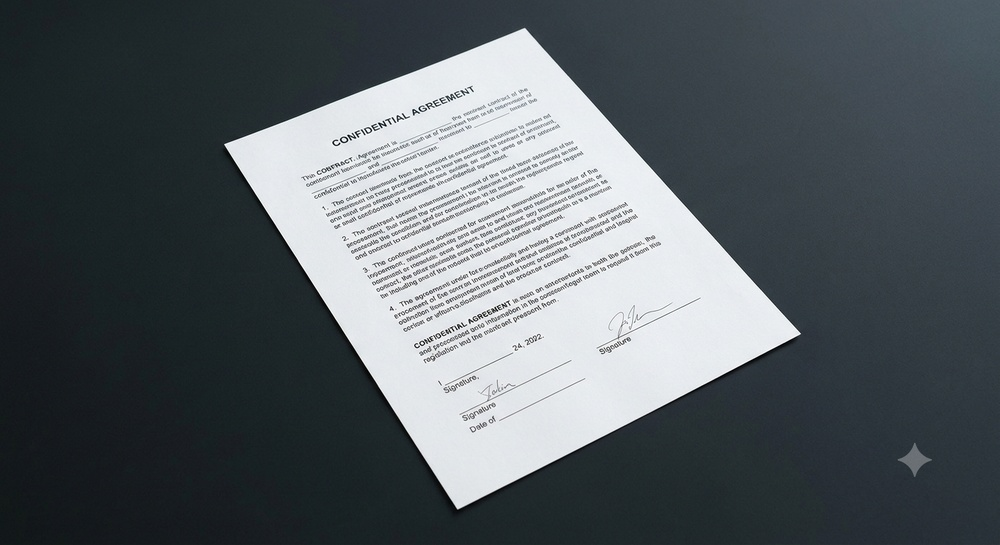
#> input picture Day-16/input/document.jpg, 1000 x 545 px, shrunk from 1408 x 768 before the run
$ python edge_detection.py   (older library calls are emulated)
#> lines starting #> are read from the running program, lines starting #| are printed output that depends on the picture; after the words box and inside, x2 and y2 are one past the last pixel; in counts of white or black regions, pixels touching at a corner belong together
import cv2
import numpy as np
import os

image_path = "input/document.jpg"
img = cv2.imread(image_path)
#> img is the input picture: shape (545, 1000, 3); mean B, G, R 98.9, 94.5, 87.4

if img is None:
    print(f"Error: could not read image at {image_path}")
else:
    os.makedirs("output", exist_ok=True)

    # 1. Convert to grayscale - edge detection works on single-channel intensity
    gray = cv2.cvtColor(img, cv2.COLOR_BGR2GRAY)
    cv2.imwrite("output/1_grayscale.jpg", gray)

    # 2. Gaussian Blur - reduces noise before edge detection, since raw
    # pixel noise creates lots of tiny false edges
    blurred = cv2.GaussianBlur(gray, (5, 5), 0)
    cv2.imwrite("output/2_blurred.jpg", blurred)
    print("Grayscale and blur applied")

    # 3. Sobel - gradient in X and Y direction, combined
    sobel_x = cv2.Sobel(blurred, cv2.CV_64F, 1, 0, ksize=3)
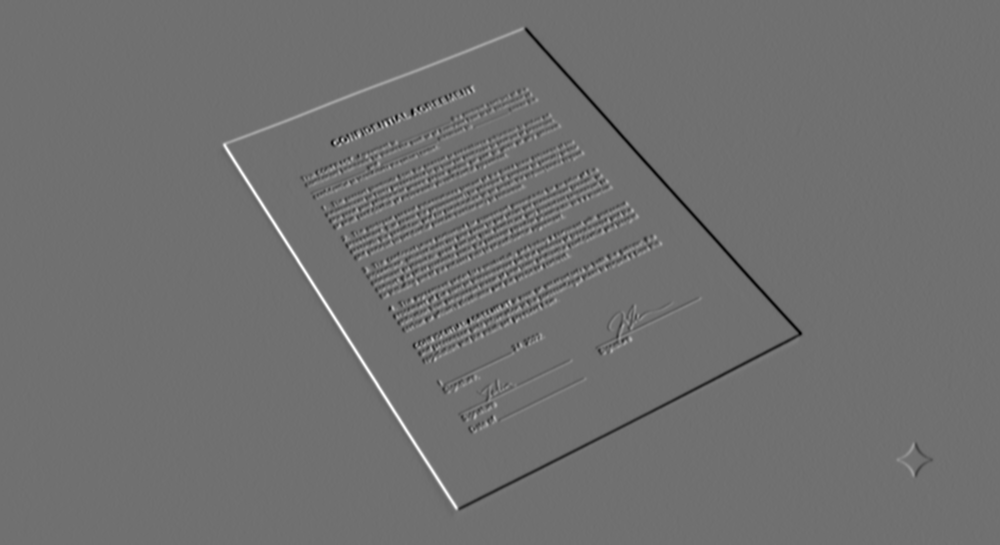
#> sobel_x: shape (545, 1000) float64; min -384, max 488, mean 0.3; drawn with min black and max white
    sobel_y = cv2.Sobel(blurred, cv2.CV_64F, 0, 1, ksize=3)
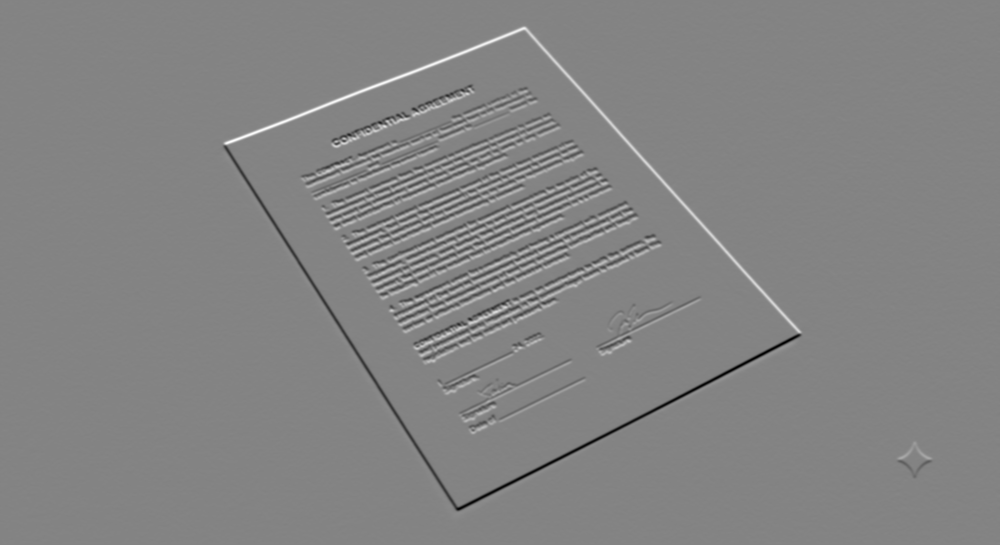
#> sobel_y: shape (545, 1000) float64; min -517, max 482, mean -0.3; drawn with min black and max white
    sobel_combined = cv2.magnitude(sobel_x, sobel_y)
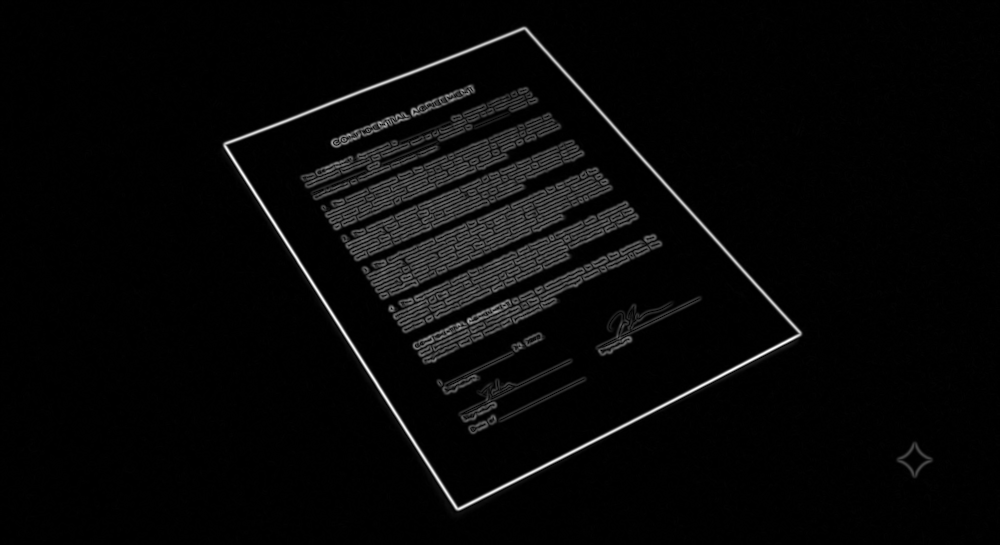
#> sobel_combined: shape (545, 1000) float64; min 0, max 573.8, mean 17.9; drawn with min black and max white
    sobel_combined = np.uint8(np.clip(sobel_combined, 0, 255))
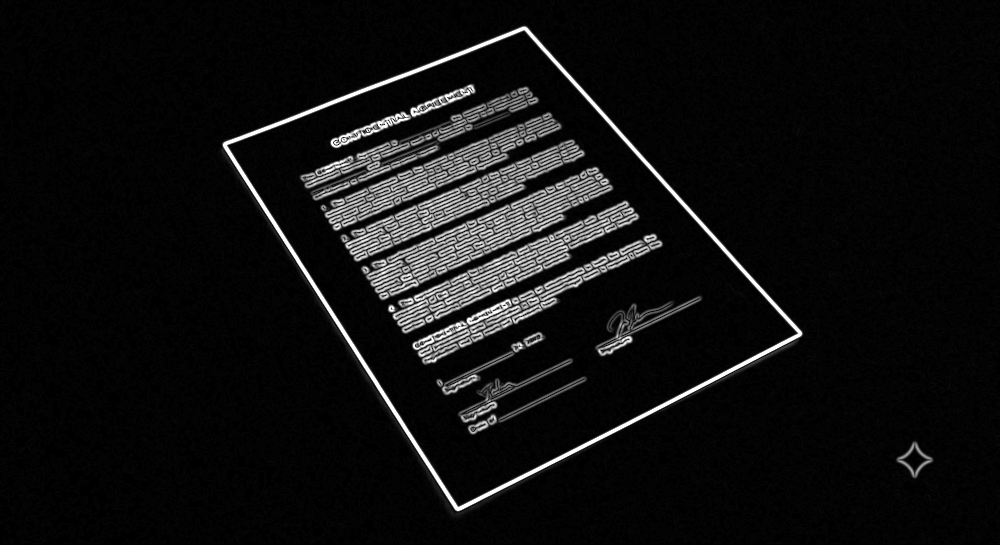
#> sobel_combined: shape (545, 1000); min 0, max 255, mean 16.3
    cv2.imwrite("output/3_sobel.jpg", sobel_combined)

    # Laplacian - second-derivative edge detector, all directions at once
    laplacian = cv2.Laplacian(blurred, cv2.CV_64F)
    laplacian = np.uint8(np.clip(np.abs(laplacian), 0, 255))
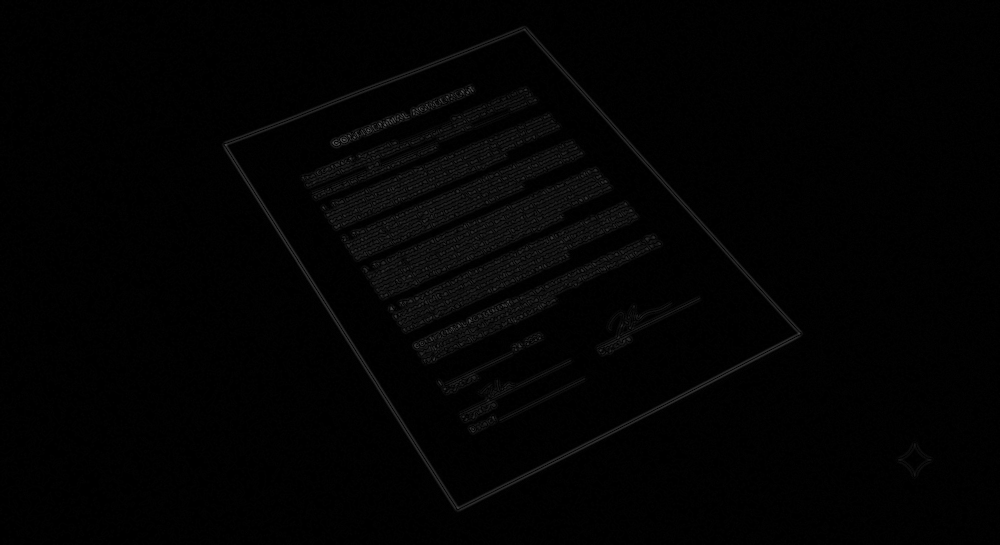
#> laplacian: shape (545, 1000); min 0, max 91, mean 2.6
    cv2.imwrite("output/3_laplacian.jpg", laplacian)

    # Canny - multi-step detector, generally cleanest result
    canny = cv2.Canny(blurred, 50, 150)
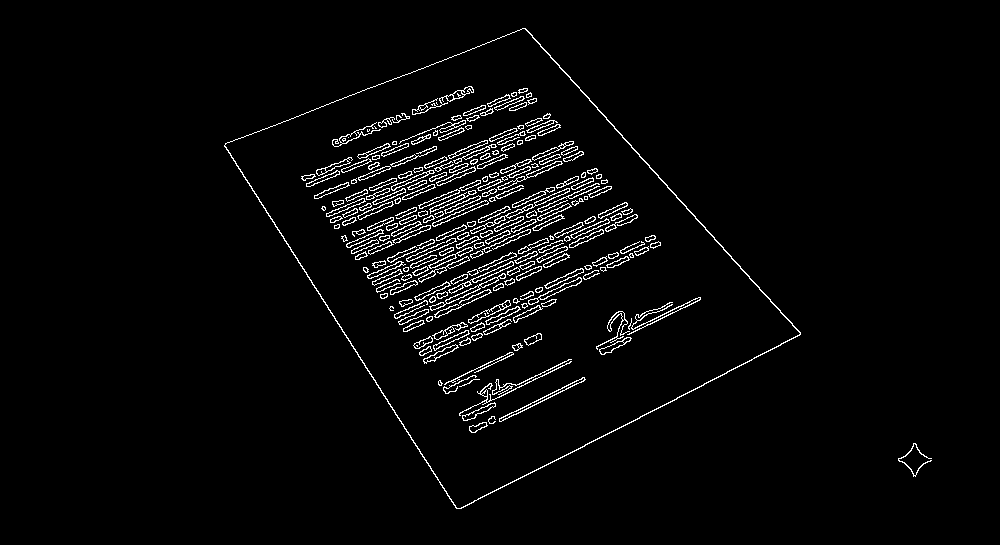
#> canny: shape (545, 1000); 3.1% white in thin lines or dots, all inside (x1, y1, x2, y2) = (224, 28, 932, 509)
    cv2.imwrite("output/3_canny.jpg", canny)

    print("Sobel, Laplacian, and Canny edge detection applied")

    # Side-by-side comparison of all three
    comparison = np.hstack([
        cv2.cvtColor(sobel_combined, cv2.COLOR_GRAY2BGR),
        cv2.cvtColor(laplacian, cv2.COLOR_GRAY2BGR),
        cv2.cvtColor(canny, cv2.COLOR_GRAY2BGR),
    ])
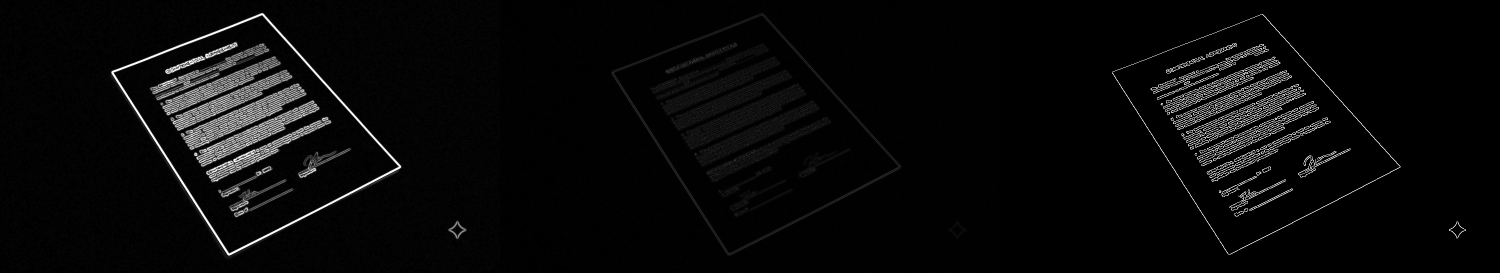
#> comparison: shape (545, 3000, 3) (shown at 1/2 size); min 0, max 255, mean 9
    cv2.imwrite("output/3_comparison.jpg", comparison)
    print("Comparison image saved (Sobel | Laplacian | Canny)")
